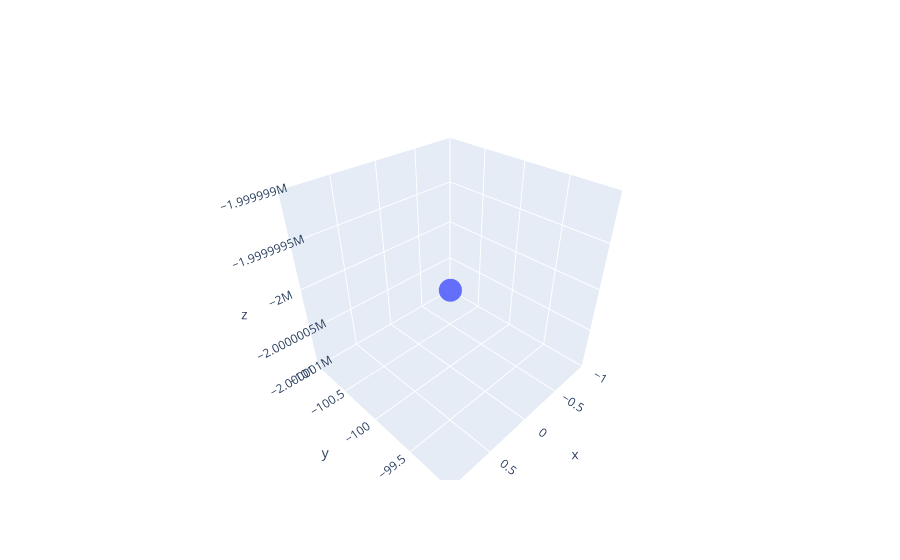

Notebook code for this chart:
### Code cell
fig = go.Figure(data=[go.Scatter3d(x=results_E2V2D1_RCM24['combined'][1][:,0], 
                                   y=results_E2V2D1_RCM24['combined'][1][:,1],
                                   z=results_E2V2D1_RCM24['combined'][1][:,2],
                                   mode='markers', name='MESH'),])
fig.show()
